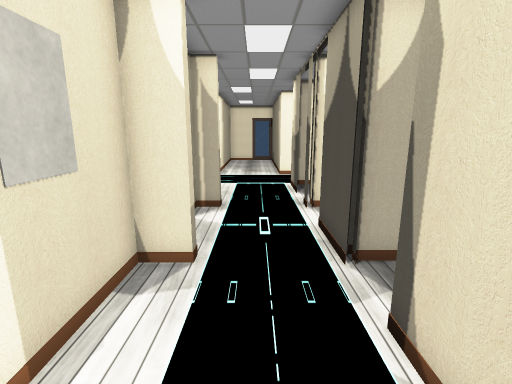
View 1 (above)

24 first-person views from a walk through a scene from a Unity 3-D project. The camera is 1.4 m above the floor, tilts 12° down and sees 85° across. Doors are open. The floor is counted in squares, 0.5 m on a side. Each view is taken from the middle of a square. On the plan, view 1 faces up. The plan holds only what a view shows up to about 19 squares ahead; the rest is blank. The place goes on beyond the plan. The player character is not drawn. Some surface patterns are stand-ins.

View 2
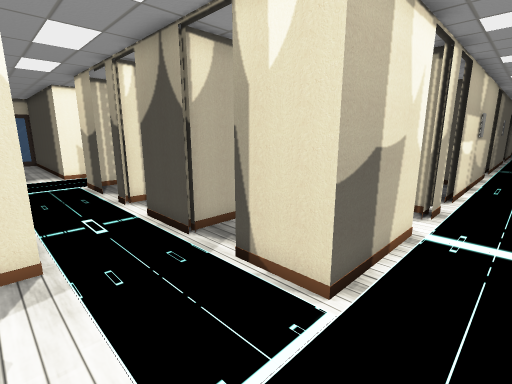

View 3
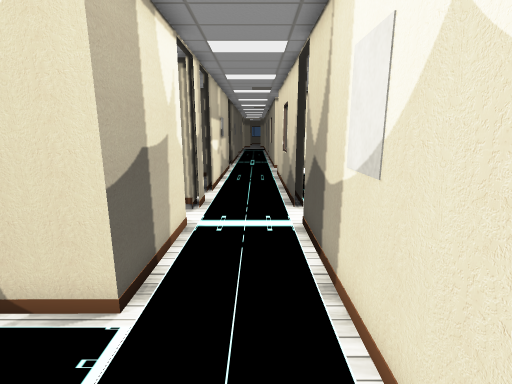

View 4
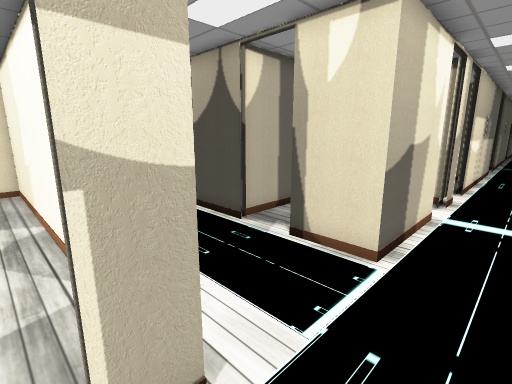

View 5
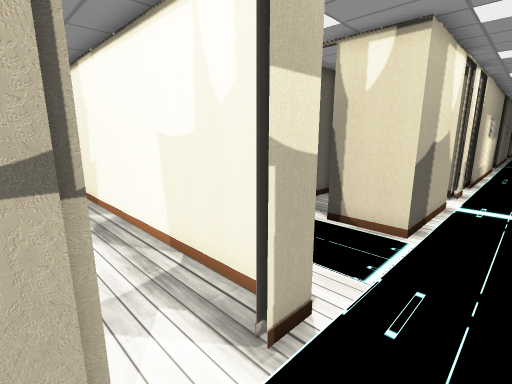

View 6
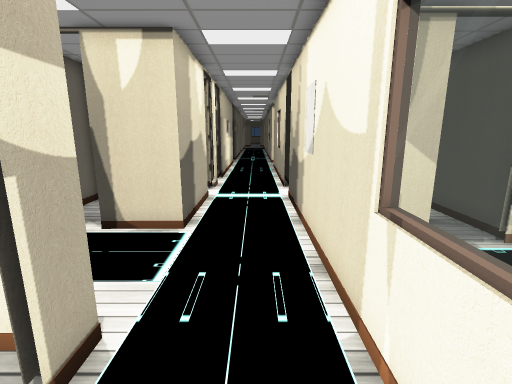

View 7
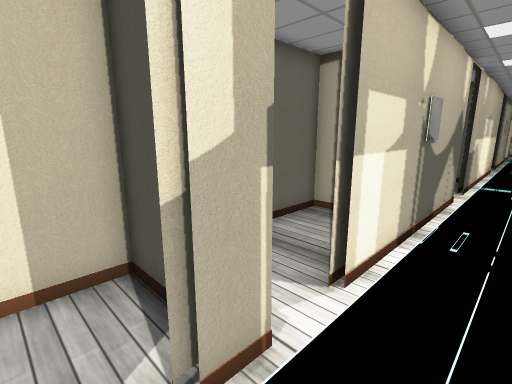

View 8
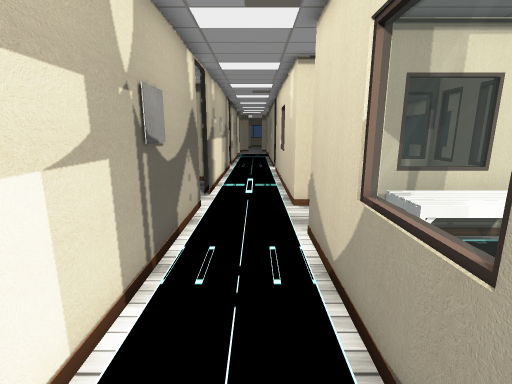

View 9
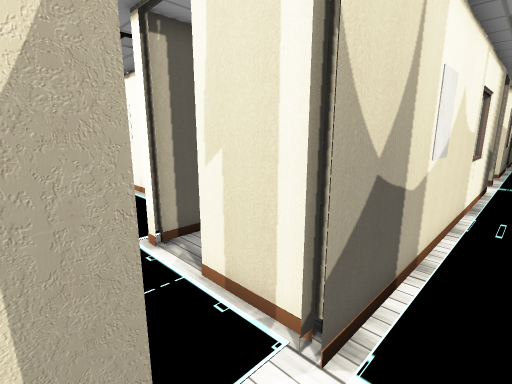

View 10
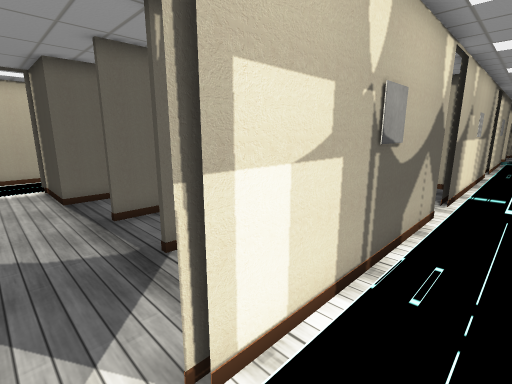

View 11
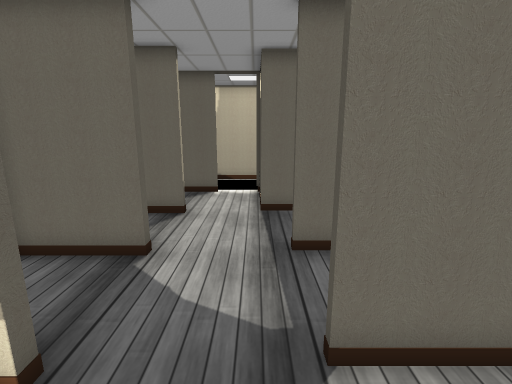

View 12
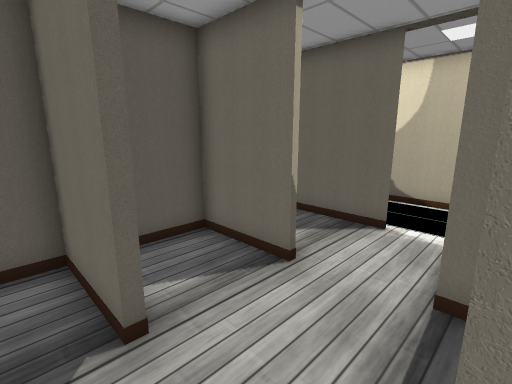

View 13
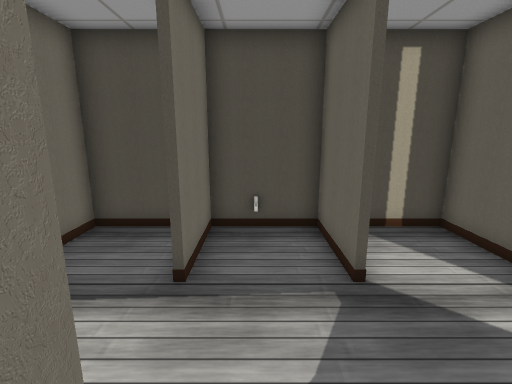

View 14
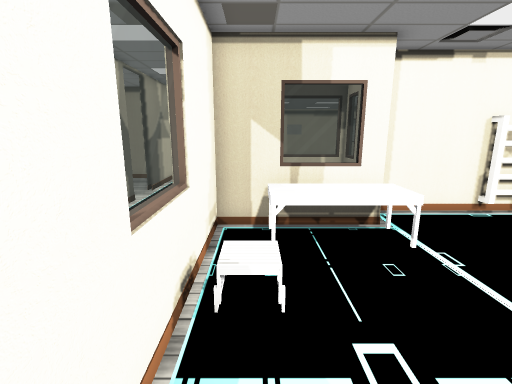

View 15
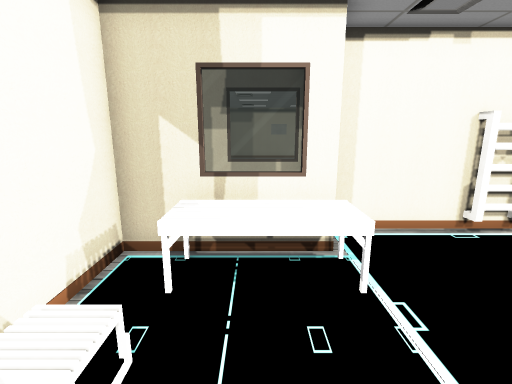

View 16
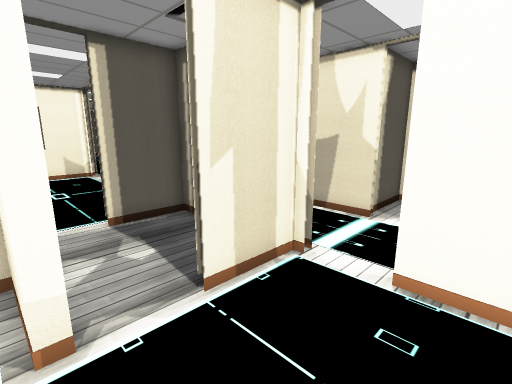

View 17
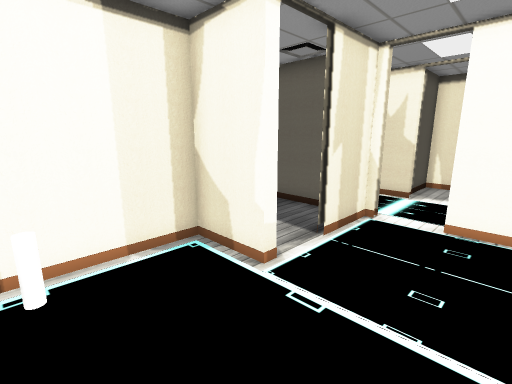

View 18
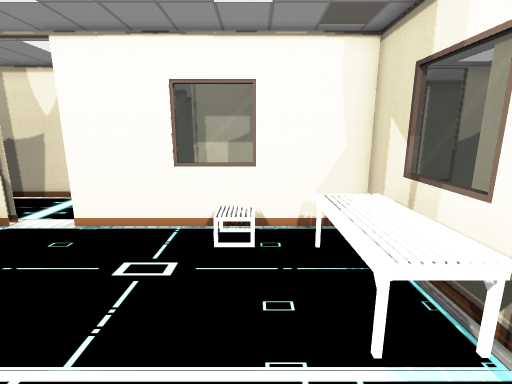

View 19
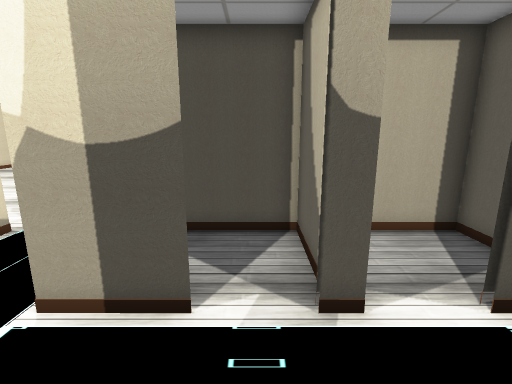

View 20
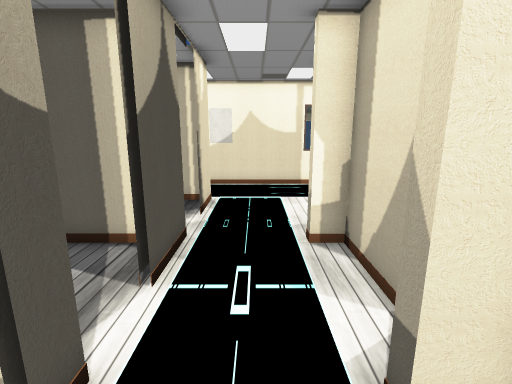

View 21
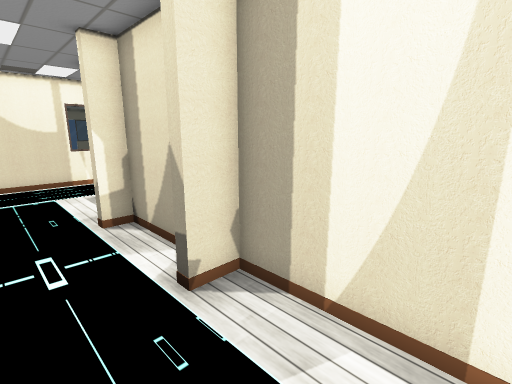

View 22
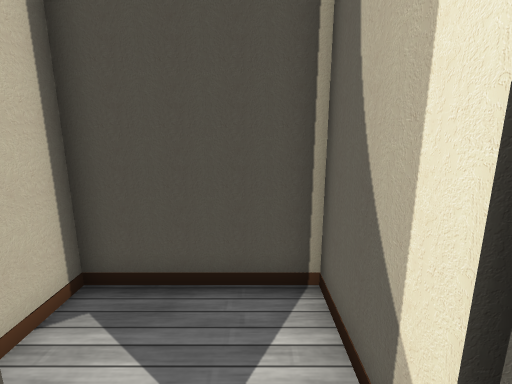

View 23
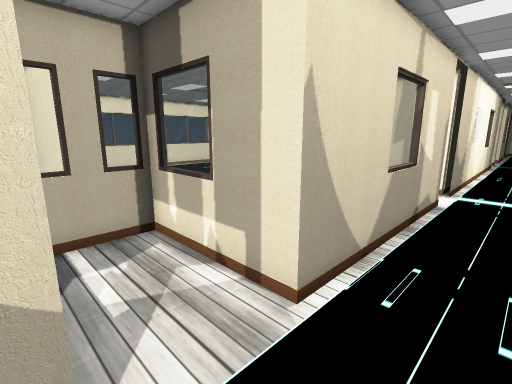

View 24
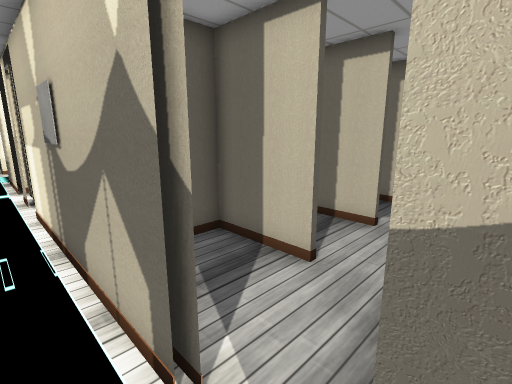

### Floor plan
Ten units are one square. View 1 is at (0, 0); x grows to the right and y downward. Boxes are objects, and circles mark ways between rooms. Rooms are numbered by the first view taken in them; rooms with no view inside come last. Other rooms are left out.
<svg viewBox="-95 -160 365 300">
<path fill="none" stroke="#000" d="M64 -12 20 -12 20 -36M61 -14 34 -14M45 28 65 28M90 -14 81 -14M84 25 175 25 175 35M84 28 114 28M95 -12 82 -12M20 -55 20 -84M131 -14 112 -14M22 -77 22 -84M-14 -61 -14 -58 -26 -58 -26 -12 -38 -12M20 -105 20 -111M-56 -12 -61 -12M-23 -105 -23 -61M20 -130 20 -155M175 76 207 76 207 25 265 25M-83 25 65 25M206 -12 114 -12M209 -14 201 -14M-26 -153 -26 -108 -14 -108 -14 -105M241 -14 225 -14M265 -12 225 -12M137 -14 161 -14 161 -49M162 -49 129 -49M129 -51 162 -51M95 -81 61 -81 61 -70M161 -49 161 -84 129 -84M61 74 61 79 36 79 36 120M59 50 59 55M190 125 190 80M173 28 84 28M61 28 61 55M95 -116 61 -116 61 -95M161 -95 161 -119 122 -119M199 -49 165 -49 165 -40M249 -45 230 -45M265 -19 265 -39M102 -153 69 -153M122 -119 122 -152M24 -108 58 -108 58 -153 22 -153M30 -61 58 -61 58 -86M35 -105 20 -105M89 -14 89 -45 61 -45 61 -14"/>
<rect x="55" y="115" width="10" height="20" fill="#bbb"><title>other object</title></rect>
<rect x="145" y="35" width="30" height="50" fill="#bbb"><title>other object</title></rect>
<rect x="175" y="125" width="20" height="10" fill="#bbb"><title>other object</title></rect>
<circle cx="105" cy="-10" r="3" fill="#2a7"/>
<circle cx="67" cy="24" r="3" fill="#2a7"/>
<circle cx="215" cy="-10" r="3" fill="#2a7"/>
<circle cx="20" cy="-110" r="3" fill="#2a7"/>
<circle cx="75" cy="-10" r="3" fill="#2a7"/>
<circle cx="110" cy="-50" r="3" fill="#2a7"/>
<circle cx="110" cy="-80" r="3" fill="#2a7"/>
<circle cx="105" cy="-120" r="3" fill="#2a7"/>
<text x="60" y="0">1</text>
<text x="120" y="-30">2</text>
<text x="110" y="-60">3</text>
<text x="120" y="90">4</text>
<text x="110" y="-100">5</text>
<text x="210" y="-30">6</text>
<text x="90" y="-130">7</text>
<text x="40" y="-130">8</text>
<text x="40" y="-80">9</text>
<text x="70" y="-30">10</text>
</svg>
Room 1 opens to room 2. Room 1 opens to room 4. Room 1 opens to room 6. Room 1 opens to room 8. Room 1 opens to room 10. Room 2 opens to room 3. Room 3 opens to room 5. Room 5 opens to room 7.

Where each view was taken, in squares from view 1:
view 1: 0 up, 0 right, facing up
view 2: 1 down, 2 left, facing up-right
view 3: 1 down, 2 left, facing right
view 4: 1 down, 4 left, facing up-right
view 5: 1 down, 6 left, facing up-right
view 6: 1 down, 6 left, facing right
view 7: 1 down, 7 right, facing up-right
view 8: 1 down, 10 right, facing right
view 9: 1 down, 9 right, facing down-left
view 10: 1 down, 10 right, facing up-right
view 11: 2 up, 12 right, facing up
view 12: 7 up, 13 right, facing up-left
view 13: 7 up, 8 right, facing right
view 14: 4 down, 9 right, facing right
view 15: 6 down, 11 right, facing right
view 16: 8 down, 10 right, facing up-left
view 17: 12 down, 10 right, facing up-left
view 18: 11 down, 14 right, facing up
view 19: 12 up, 2 left, facing right
view 20: 13 up, 0 right, facing down
view 21: 15 up, 1 right, facing down-left
view 22: 12 up, 1 right, facing right
view 23: 0 up, 21 right, facing down-left
view 24: 0 up, 23 right, facing up-left
